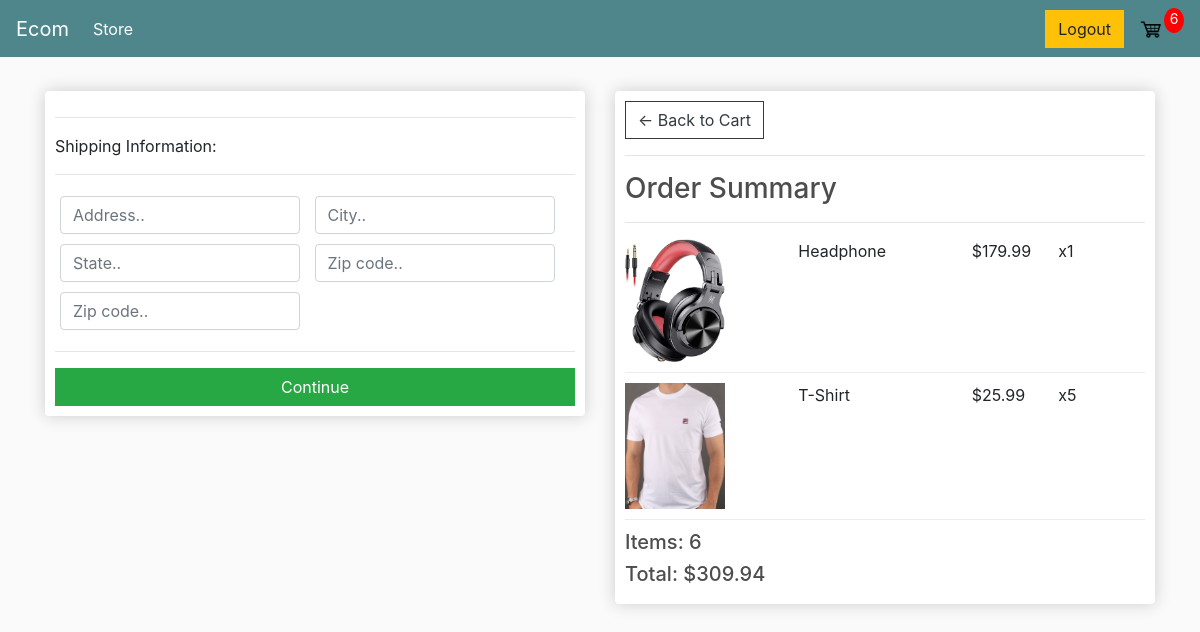
The page /checkout/ (signed in) on the database as committed earlier.
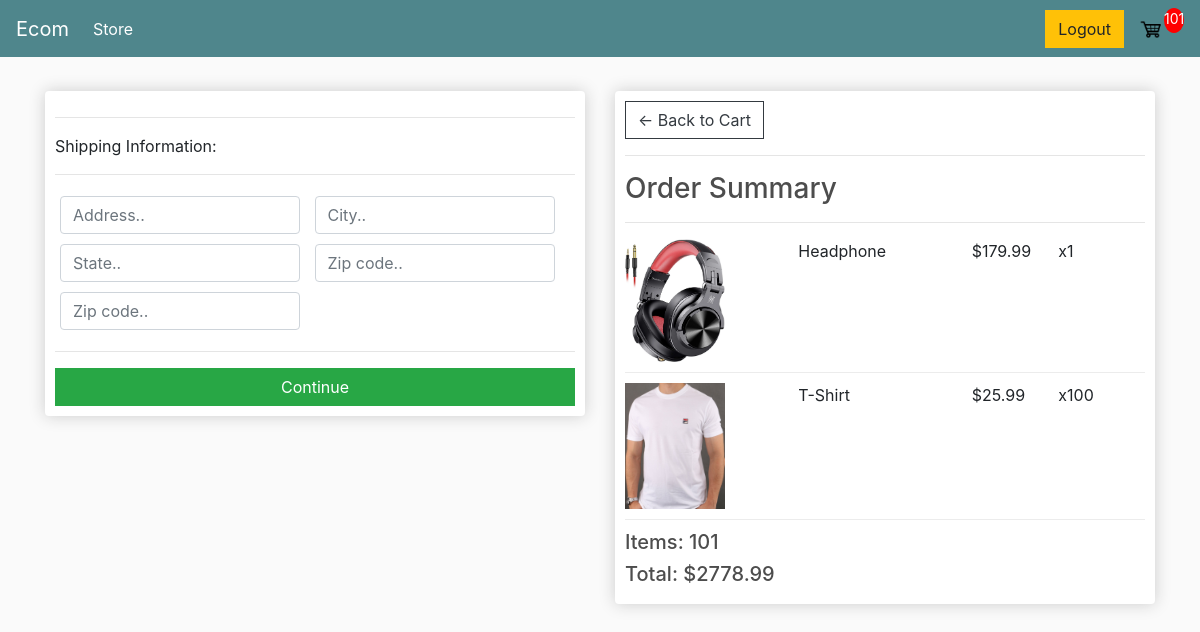
The same page on the database as committed later.
### store/models.py (models this page shows, shortened)
class OrderItem(models.Model):
    product = models.ForeignKey(Product, on_delete=models.SET_NULL, null=True)
    order = models.ForeignKey(Order, on_delete=models.SET_NULL, null=True)
    quantity = models.IntegerField(default=0, null=True, blank=True)
    date_added = models.DateTimeField(auto_now_add=True)
    @property
    def get_total(self):
        total=self.product.price * self.quantity
        return total

class Order(models.Model):
    customer = models.ForeignKey(Customer, on_delete=models.CASCADE,null=True)
    complete = models.BooleanField(default=False)
    transaction_id = models.CharField(max_length=200, null=True)
    @property
    def get_total_price(self):
        orderitem=self.orderitem_set.all()
        total_price=sum([item.get_total for item in orderitem])
        return total_price
    @property
    def get_total_item(self):
        orderitem=self.orderitem_set.all()
        total=sum([item.quantity for item in orderitem])
        return total
    @property
    def shipping(self):
        shipping=False
        orderItem = self.orderitem_set.all()
        for item in orderItem:
            if item.product.digital == False:
                shipping= True
        return shipping

class Product(models.Model):
    name = models.CharField(max_length=200, null=False, blank=False)
    price = models.FloatField(default=0)
    digital = models.BooleanField(default=False, null=True, blank=True)
    image=models.ImageField(upload_to='%d',default='default.jpg',)

### store/views.py (the view)
# urls.py: path('checkout/', views.checkoutView, name='checkout'),
def checkoutView(request):
    if request.user.is_authenticated:
        customer=request.user.customer
        order, created =Order.objects.get_or_create(customer=customer, complete = False)
        items=order.orderitem_set.all()
        cart_total=order.get_total_item
        shipping=order.shipping
    else:
        items=[]
        order={'get_total_price':0,'get_total_item':0}
        cart_total=order['get_total_item']
        shipping=False
    content={'items':items,'order':order,'cartItem':cart_total,'shipping':shipping}
    return render(request,'store/checkout.html',content)

### store/templates/store/checkout.html (shortened to what this page needs)
{% extends 'main.html' %} {% load static %} {% block content %}
<div class="row">
  <div class="col-lg-6">
    <div class="box-element" id="form-wrapper">
      <form id="form">
        <div id="shipping-info">
          <hr />
          <p>Shipping Information:</p>
          <hr />
          <div class="form-field">
            <input
              class="form-control"
              type="text"
              name="address"
              placeholder="Address.."
            />
          </div>
          <div class="form-field">
            <input
              class="form-control"
              type="text"
              name="city"
              placeholder="City.."
            />
          </div>
          <div class="form-field">
            <input
              class="form-control"
              type="text"
              name="state"
              placeholder="State.."
            />
          </div>
          <div class="form-field">
            <input
              class="form-control"
              type="text"
              name="zipcode"
              placeholder="Zip code.."
            />
          </div>
          <div class="form-field">
            <input
              class="form-control"
              type="text"
              name="country"
              placeholder="Zip code.."
            />
          </div>
        </div>
        <hr />
        <input
          id="form-button"
          class="btn btn-success btn-block"
          type="submit"
          value="Continue"
        />
      </form>
    </div>
    <br />
  </div>
  <div class="col-lg-6">
    <div class="box-element">
      <a class="btn btn-outline-dark" href="{%url 'cart'%}">&#x2190; Back to Cart</a>
      <hr />
      <h3>Order Summary</h3>
      <hr />
      {% for item in items %}
      <div class="cart-row">
        <div style="flex: 2">
          <img class="row-image" src="{{item.product.image.url}}" />
        </div>
        <div style="flex: 2"><p>{{item.product.name}}</p></div>
        <div style="flex: 1"><p>${{item.product.price|floatformat:2}}</p></div>
        <div style="flex: 1"><p>x{{item.quantity}}</p></div>
      </div>
      {% endfor %}
      <h5>Items: {{order.get_total_item}}</h5>
      <h5>Total: ${{order.get_total_price|floatformat:2}}</h5>
    </div>
  </div>
</div>
{% endblock content %}

Rows that differ between the two databases and show on the page:
changed OrderItem "T-Shirt": quantity "5" → "100"
changed through a linked row, Order: get_total_item "6" → "101"; get_total_price "309.94" → "2778.99"
Other text that changed with them:
{{ cartItem }}: "6" → "101"
